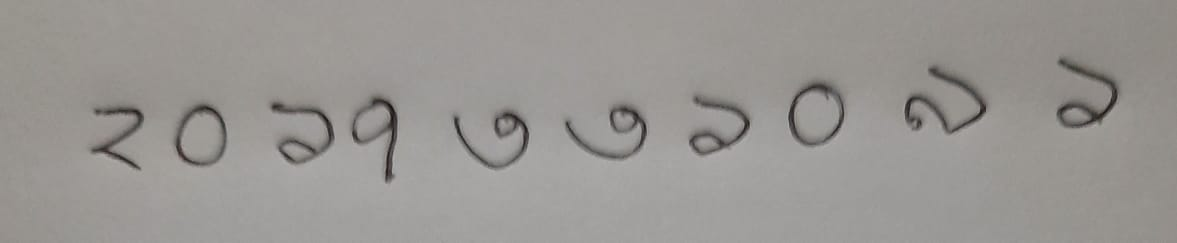
#> input picture evaluation/2017331091.jpeg, 1177 x 243 px, found by its file name
$ jupyter execute --allow-errors Handwritten_Bengali_Number_Recognition.ipynb
#> lines starting #> are read from the running program, lines starting #| are printed output that depends on the picture; after the words box and inside, x2 and y2 are one past the last pixel; in counts of white or black regions, pixels touching at a corner belong together
# **Hand Written Bengali Number Regongnition**

Our Approach
1. Build a digit(0-9) classifier using a CNN architecture.
2. Apply character segmentation for the handwritten number image.
3. Classify each segmented digit and then get the final number in the image.

[cell 1]
# !pip install imutils
# pip install numpy
# !pip install pandas
# !pip install keras
# !pip install tensorflow
# !pip install opencv-python
# !pip install matplotlib
# !pip install sklearn
# !pip install graphviz

[cell 2]
import numpy as np
import pandas as pd
from keras.preprocessing.image import ImageDataGenerator
import os
import random
import cv2
import imutils
import random
import matplotlib.pyplot as plt
import seaborn as sns
from sklearn.preprocessing import LabelBinarizer
from keras.utils import np_utils
from keras.models import Sequential
from keras import optimizers
from sklearn.preprocessing import LabelBinarizer
from keras import backend as K
from keras.layers import Dense, Activation, Flatten, Dense,MaxPooling2D, Dropout
from keras.layers import Conv2D, MaxPooling2D, BatchNormalization
from keras.utils.vis_utils import plot_model

[cell 3]
dir = "D:\\4th_year_1st_semester\\AI-ML-LAB\Handwritten-Bangla-Number-Recognition-OCR\\Dataset"
train_data = []
val_data = []
img_size = 32
#> (the rest of this cell did not finish here and is left out)

[cell 4]
random.shuffle(train_data)
random.shuffle(val_data)

[cell 5]
train_X = []
train_Y = []
for features,label in train_data:
    train_X.append(features)
    train_Y.append(label)

[cell 6]
val_X = []
val_Y = []
for features,label in val_data:
    val_X.append(features)
    val_Y.append(label)

[cell 7]
LB = LabelBinarizer()
#> (the rest of this cell did not finish here and is left out)

[cell 8]
train_X = np.array(train_X)/255.0
train_X = train_X.reshape(-1,32,32,1)
train_Y = np.array(train_Y)

[cell 9]
val_X = np.array(val_X)/255.0
val_X = val_X.reshape(-1,32,32,1)
val_Y = np.array(val_Y)

[cell 10]
print("Training dataset shape",train_X.shape,val_X.shape)
print("Training dataset shape",train_Y.shape,val_Y.shape)

#> (a cell that did not finish here is left out)

#> (a cell that did not finish here is left out)

[cell 13]
# plot_model(model, to_file='model_plot.png', show_shapes=True, show_layer_names=True)

#> (a cell that did not finish here is left out)

#> (a cell that did not finish here is left out)

#> (a cell that did not finish here is left out)

#> (a cell that did not finish here is left out)

[cell 18]
def sort_contours(cnts, method="left-to-right"):
    reverse = False
    i = 0
    if method == "right-to-left" or method == "bottom-to-top":
        reverse = True
    if method == "top-to-bottom" or method == "bottom-to-top":
        i = 1
    boundingBoxes = [cv2.boundingRect(c) for c in cnts]
    (cnts, boundingBoxes) = zip(*sorted(zip(cnts, boundingBoxes),
    key=lambda b:b[1][i], reverse=reverse))
    # return the list of sorted contours and bounding boxes
    return (cnts, boundingBoxes)

[cell 19]
def get_degits(img):
    digits = []
    image = cv2.imread(img)
#> image is the input picture: shape (243, 1177, 3); mean B, G, R 146.6, 150, 152.8
    gray = cv2.cvtColor(image, cv2.COLOR_BGR2GRAY)
    print("Gray scale",gray)
#> (printed output is left out)
    ret,thresh1 = cv2.threshold(gray ,127,255,cv2.THRESH_BINARY_INV)
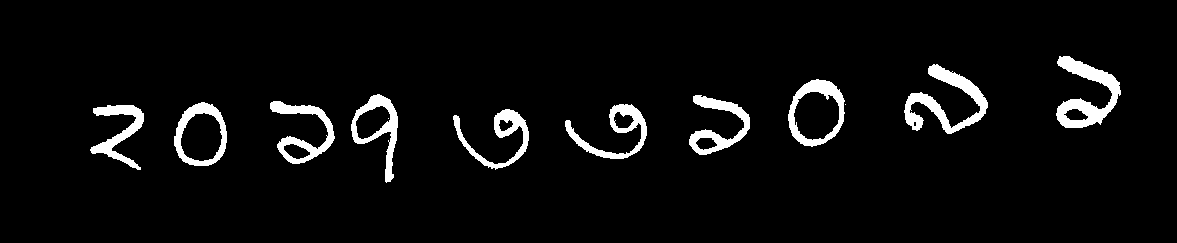
#> thresh1: shape (243, 1177); 4.8% white; 12 white regions (2 under 20 px), largest, box (x1, y1, x2, y2) and area: (904, 64, 988, 134) 1925, (1056, 56, 1121, 128) 1924, (270, 101, 335, 164) 1315
    dilated = cv2.dilate(thresh1, None, iterations=2)
#> dilated: shape (243, 1177); 8.1% white; 10 white regions

    cnts = cv2.findContours(dilated.copy(), cv2.RETR_EXTERNAL,cv2.CHAIN_APPROX_SIMPLE)
#> cnts = 10 contours; largest, box (x1, y1, x2, y2) and area: (786, 77, 848, 149) 3392, (172, 100, 229, 168) 3050, (902, 62, 990, 136) 2890, (1054, 54, 1123, 130) 2790, (349, 92, 400, 185) 2490
    cnts = imutils.grab_contours(cnts)
    cnts = sort_contours(cnts, method="left-to-right")[0]
#> in sort_contours, `boundingBoxes = [cv2.boundingRect(c) for c in cnts]`: boundingBoxes = [(451, 107, 80, 65), (88, 103, 58, 69), (563, 102, 86, 59), (172, 100, 57, 68), (268, 99, 69, 67), (687, 93, 65, 64), (349, 92, 51, 93), (786, 77, 62, 72), (902, 62, 88, 74), (1054, 54, 69, 76)]
#> in sort_contours, `(cnts, boundingBoxes) = zip(*sorted(zip(cnts, boundingBoxes), key=lamb..`: boundingBoxes = ((88, 103, 58, 69), (172, 100, 57, 68), (268, 99, 69, 67), (349, 92, 51, 93), (451, 107, 80, 65), (563, 102, 86, 59), (687, 93, 65, 64), (786, 77, 62, 72), (902, 62, 88, 74), (1054, 54, 69, 76))
    # loop over the contours
    for c in cnts:
        if cv2.contourArea(c) > 10:
            (x, y, w, h) = cv2.boundingRect(c)
            cv2.rectangle(image, (x, y), (x + w, y + h), (0, 255, 0), 2)
        roi = gray[y:y + h, x:x + w]
        thresh = cv2.threshold(roi, 0, 255,cv2.THRESH_BINARY_INV | cv2.THRESH_OTSU)[1]
        thresh = cv2.resize(thresh, (32, 32), interpolation = cv2.INTER_CUBIC)
        thresh = thresh.astype("float32") / 255.0
        thresh = np.expand_dims(thresh, axis=-1)
        thresh = thresh.reshape(1,32,32,1)
        ypred = model.predict(thresh)
        ypred = LB.inverse_transform(ypred)
        [x] = ypred
        digits.append(x)
#> this loop made 1 pass
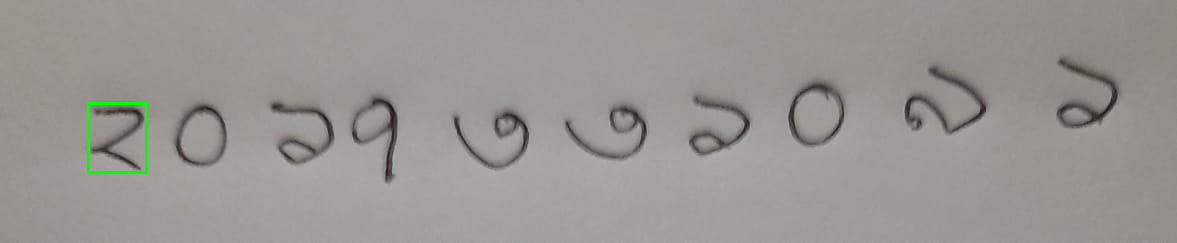
#> image: shape (243, 1177, 3); 0.27% of pixels changed, all inside (x1, y1, x2, y2) = (87, 102, 148, 174)
#> after the loop, digits = []
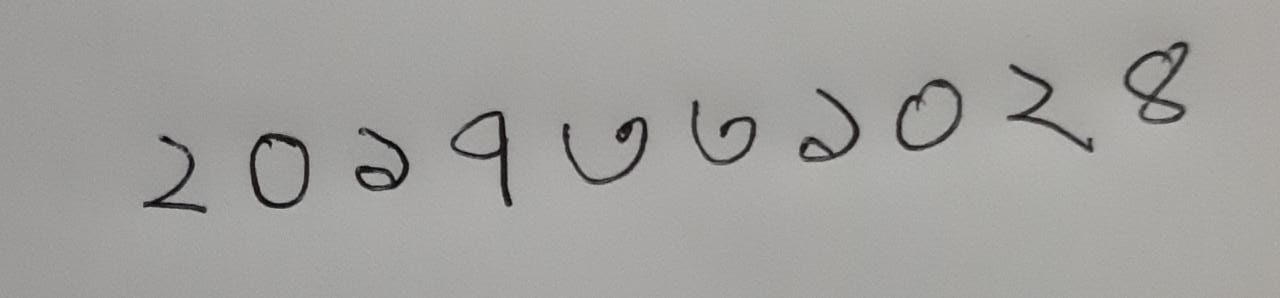
#> input picture evaluation/2017331024.jpeg, 1280 x 298 px, found by its file name
#> in get_degits, image is the input picture: shape (298, 1280, 3); mean B, G, R 157.9, 160.5, 161.4
#> (printed output is left out)
#> in get_degits (call 2), `ret,thresh1 = cv2.threshold(gray ,127,255,cv2.THRESH_BINARY_INV)`: thresh1: shape (298, 1280); 3.3% white; 10 white regions, largest, box (x1, y1, x2, y2) and area: (1123, 41, 1190, 124) 1735, (249, 132, 310, 209) 1387, (450, 110, 513, 207) 1342
#> in get_degits (call 2), `dilated = cv2.dilate(thresh1, None, iterations=2)`:
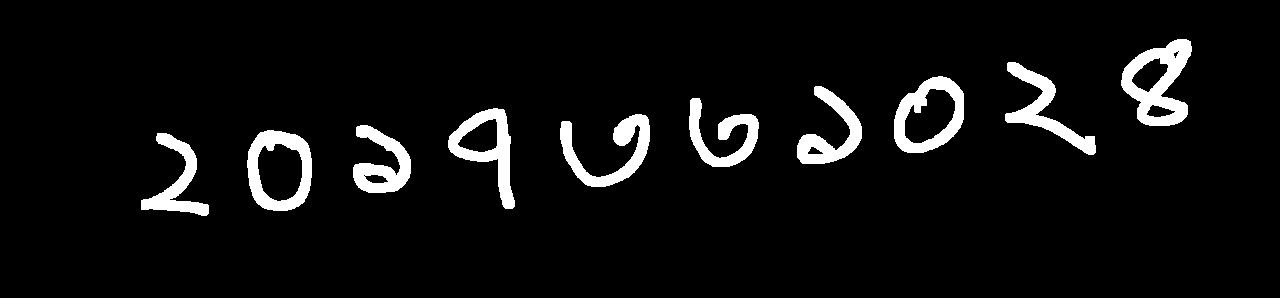
#> dilated: shape (298, 1280); 5.9% white; 10 white regions
#> in get_degits (call 2), `cnts = cv2.findContours(dilated.copy(), cv2.RETR_EXTERNAL,cv2.CHAIN_AP..`: cnts = 10 contours; largest, box (x1, y1, x2, y2) and area: (247, 130, 312, 211) 4296, (894, 76, 964, 153) 3996, (1121, 39, 1192, 126) 3820, (448, 108, 515, 209) 3041, (560, 114, 650, 187) 2183
#> in sort_contours (call 2), `(cnts, boundingBoxes) = zip(*sorted(zip(cnts, boundingBoxes), key=lamb..`: boundingBoxes = ((141, 133, 68, 83), (247, 130, 65, 81), (353, 125, 58, 68), (448, 108, 67, 101), (560, 114, 90, 73), (689, 98, 70, 69), (797, 86, 65, 78), (894, 76, 70, 77), (1005, 62, 91, 93), (1121, 39, 71, 87))
#> this loop made 1 pass
#> pass 1, in get_degits (call 2), `roi = gray[y:y + h, x:x + w]`:
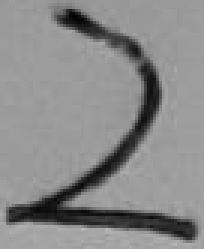
#> roi: shape (83, 68) (shown 3 times larger); min 0, max 183, mean 137.7
#> pass 1, in get_degits (call 2), `thresh = cv2.threshold(roi, 0, 255,cv2.THRESH_BINARY_INV | cv2.THRESH_..`:
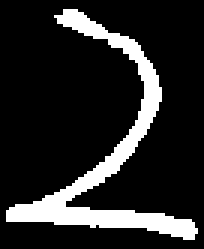
#> thresh: shape (83, 68) (shown 3 times larger); 15.5% white; 1 white region, box (x1, y1, x2, y2) and area: (2, 3, 66, 80) 874
#> after the loop:
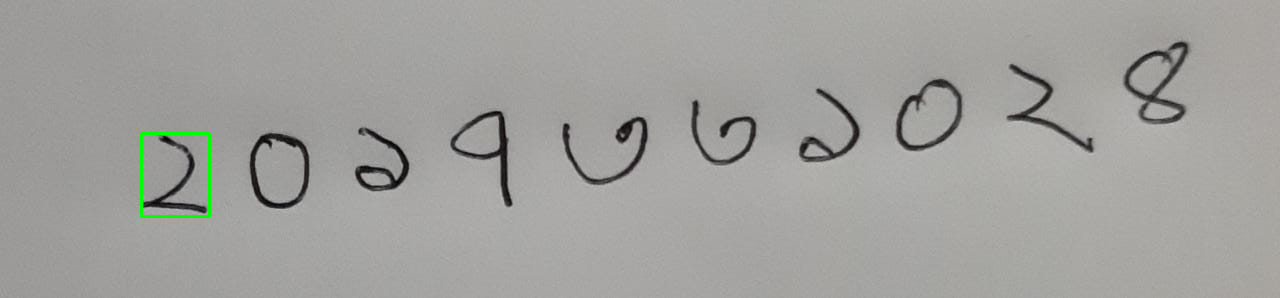
#> image: shape (298, 1280, 3); 0.24% of pixels changed, all inside (x1, y1, x2, y2) = (140, 132, 211, 218)
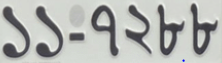
#> input picture evaluation/Number_Plate.PNG, 222 x 63 px, found by its file name
#> in get_degits, image is the input picture: shape (63, 222, 3); mean B, G, R 178.1, 181.4, 179.3
#> (printed output is left out)
#> in get_degits (call 3), `ret,thresh1 = cv2.threshold(gray ,127,255,cv2.THRESH_BINARY_INV)`: thresh1: shape (63, 222); 20.5% white; 8 white regions (1 under 20 px), largest, box (x1, y1, x2, y2) and area: (3, 7, 30, 58) 495, (36, 7, 63, 57) 487, (191, 4, 217, 55) 482
#> in get_degits (call 3), `dilated = cv2.dilate(thresh1, None, iterations=2)`:
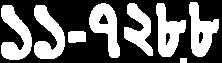
#> dilated: shape (63, 222); 40.2% white; 8 white regions
#> in get_degits (call 3), `cnts = cv2.findContours(dilated.copy(), cv2.RETR_EXTERNAL,cv2.CHAIN_AP..`: cnts = 8 contours; box (x1, y1, x2, y2) and area: (89, 3, 120, 58) 890, (189, 2, 219, 57) 872, (1, 5, 32, 60) 868, (156, 3, 186, 57) 860, (34, 5, 65, 59) 858, (124, 3, 153, 56) 708, (68, 31, 86, 43) 174, (180, 58, 187, 63) 24
#> in sort_contours (call 3), `(cnts, boundingBoxes) = zip(*sorted(zip(cnts, boundingBoxes), key=lamb..`: boundingBoxes = ((1, 5, 31, 55), (34, 5, 31, 54), (68, 31, 18, 12), (89, 3, 31, 55), (124, 3, 29, 53), (156, 3, 30, 54), (180, 58, 7, 5), (189, 2, 30, 55))
#> this loop made 1 pass
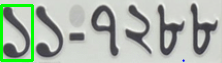
#> image: shape (63, 222, 3); 3.66% of pixels changed, all inside (x1, y1, x2, y2) = (0, 4, 34, 62)
    return digits, image
